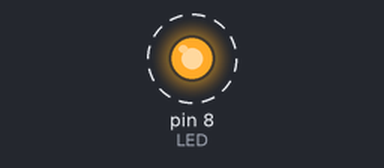
This sketch was run on a simulated Arduino Uno, built with avr-gcc and run on an emulated ATmega328P. On the bench: output pins drawn as LEDs (lit = HIGH). Dashed ring = blinking.

Above: at 0.2 s.
Timing chart, 0 to 3.0 s (numbered marks = the images above):
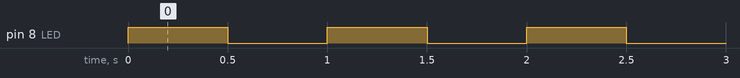

Measured:
- by itself, pin 8 (LED): alternates HIGH for 0.50 s and LOW for 0.50 s

The sketch:

01_led_basic.ino
```cpp
/*
  SA2 - 01_led_basic.ino
  Encendre i apagar un LED extern (pin 8) usant una variable per al temps.
  Circuit: Pin 8 -> [220 ohm] -> LED(+) ; LED(-) -> GND
  Quan: bastida de la S1 (un sol LED abans del semafor)
*/

const int LED = 8;     // pin del LED (constant)
int temps = 500;       // temps en ms (variable: la pots canviar)

void setup() {
  pinMode(LED, OUTPUT);
}

void loop() {
  digitalWrite(LED, HIGH);
  delay(temps);
  digitalWrite(LED, LOW);
  delay(temps);
}
```
